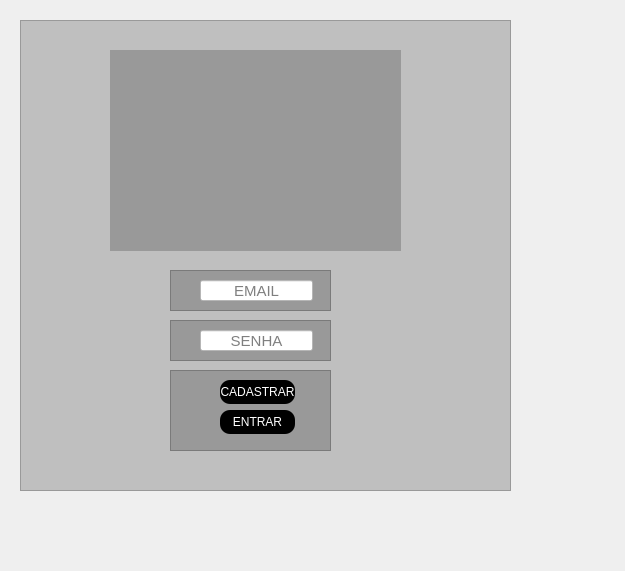
<?xml version="1.0" encoding="UTF-8"?>
<ui version="4.0">
 <class>Form</class>
 <widget class="QWidget" name="Form">
  <property name="geometry">
   <rect>
    <x>0</x>
    <y>0</y>
    <width>625</width>
    <height>571</height>
   </rect>
  </property>
  <property name="windowTitle">
   <string>Form</string>
  </property>
  <widget class="QFrame" name="frame">
   <property name="geometry">
    <rect>
     <x>20</x>
     <y>20</y>
     <width>491</width>
     <height>471</height>
    </rect>
   </property>
   <property name="styleSheet">
    <string notr="true">background-color: rgba(0, 0, 0,0.2);</string>
   </property>
   <property name="frameShape">
    <enum>QFrame::Shape::StyledPanel</enum>
   </property>
   <property name="frameShadow">
    <enum>QFrame::Shadow::Raised</enum>
   </property>
   <widget class="QLabel" name="label">
    <property name="geometry">
     <rect>
      <x>90</x>
      <y>30</y>
      <width>291</width>
      <height>201</height>
     </rect>
    </property>
    <property name="minimumSize">
     <size>
      <width>291</width>
      <height>0</height>
     </size>
    </property>
    <property name="text">
     <string>&lt;html&gt;&lt;head/&gt;&lt;body&gt;&lt;p align=&quot;center&quot;&gt;&lt;img src=&quot;:/icon/login.png&quot;/&gt;&lt;/p&gt;&lt;/body&gt;&lt;/html&gt;</string>
    </property>
    <property name="scaledContents">
     <bool>true</bool>
    </property>
   </widget>
   <widget class="QFrame" name="frame_2">
    <property name="geometry">
     <rect>
      <x>150</x>
      <y>250</y>
      <width>161</width>
      <height>41</height>
     </rect>
    </property>
    <property name="frameShape">
     <enum>QFrame::Shape::StyledPanel</enum>
    </property>
    <property name="frameShadow">
     <enum>QFrame::Shadow::Raised</enum>
    </property>
    <widget class="QLineEdit" name="txt_user">
     <property name="geometry">
      <rect>
       <x>30</x>
       <y>10</y>
       <width>113</width>
       <height>21</height>
      </rect>
     </property>
     <property name="font">
      <font>
       <pointsize>11</pointsize>
      </font>
     </property>
     <property name="styleSheet">
      <string notr="true">
background-color: rgb(255, 255, 255);</string>
     </property>
     <property name="alignment">
      <set>Qt::AlignmentFlag::AlignCenter</set>
     </property>
     <property name="placeholderText">
      <string>EMAIL</string>
     </property>
    </widget>
   </widget>
   <widget class="QFrame" name="frame_3">
    <property name="geometry">
     <rect>
      <x>150</x>
      <y>300</y>
      <width>161</width>
      <height>41</height>
     </rect>
    </property>
    <property name="frameShape">
     <enum>QFrame::Shape::StyledPanel</enum>
    </property>
    <property name="frameShadow">
     <enum>QFrame::Shadow::Raised</enum>
    </property>
    <widget class="QLineEdit" name="txt_password">
     <property name="geometry">
      <rect>
       <x>30</x>
       <y>10</y>
       <width>113</width>
       <height>21</height>
      </rect>
     </property>
     <property name="font">
      <font>
       <pointsize>11</pointsize>
      </font>
     </property>
     <property name="styleSheet">
      <string notr="true">background-color: rgb(255, 255, 255);</string>
     </property>
     <property name="echoMode">
      <enum>QLineEdit::EchoMode::Password</enum>
     </property>
     <property name="alignment">
      <set>Qt::AlignmentFlag::AlignCenter</set>
     </property>
     <property name="placeholderText">
      <string>SENHA</string>
     </property>
    </widget>
   </widget>
   <widget class="QFrame" name="frame_4">
    <property name="geometry">
     <rect>
      <x>150</x>
      <y>350</y>
      <width>161</width>
      <height>81</height>
     </rect>
    </property>
    <property name="frameShape">
     <enum>QFrame::Shape::StyledPanel</enum>
    </property>
    <property name="frameShadow">
     <enum>QFrame::Shadow::Raised</enum>
    </property>
    <widget class="QPushButton" name="pushButton_2">
     <property name="geometry">
      <rect>
       <x>50</x>
       <y>10</y>
       <width>75</width>
       <height>24</height>
      </rect>
     </property>
     <property name="cursor">
      <cursorShape>PointingHandCursor</cursorShape>
     </property>
     <property name="styleSheet">
      <string notr="true">QPushButton{

	background-color: rgb(0, 0, 0);
	color: rgb(255, 255, 255);
	border-radius:10px

}
QPushButton:hover{
	background-color: rgb(255, 255, 255);
	color: rgb(0, 0, 0);
}</string>
     </property>
     <property name="text">
      <string>CADASTRAR</string>
     </property>
    </widget>
    <widget class="QPushButton" name="pushButton">
     <property name="geometry">
      <rect>
       <x>50</x>
       <y>40</y>
       <width>75</width>
       <height>24</height>
      </rect>
     </property>
     <property name="cursor">
      <cursorShape>PointingHandCursor</cursorShape>
     </property>
     <property name="styleSheet">
      <string notr="true">QPushButton{

	background-color: rgb(0, 0, 0);
	color: rgb(255, 255, 255);
	border-radius:10px

}
QPushButton:hover{
	background-color: rgb(255, 255, 255);
	color: rgb(0, 0, 0);
}</string>
     </property>
     <property name="text">
      <string>ENTRAR</string>
     </property>
    </widget>
   </widget>
   <zorder>frame_3</zorder>
   <zorder>label</zorder>
   <zorder>frame_2</zorder>
   <zorder>frame_4</zorder>
  </widget>
 </widget>
 <tabstops>
  <tabstop>txt_user</tabstop>
  <tabstop>txt_password</tabstop>
  <tabstop>pushButton</tabstop>
 </tabstops>
 <resources>
  <include location="../../imagens/imagens cards/icon.qrc"/>
 </resources>
 <connections/>
</ui>
